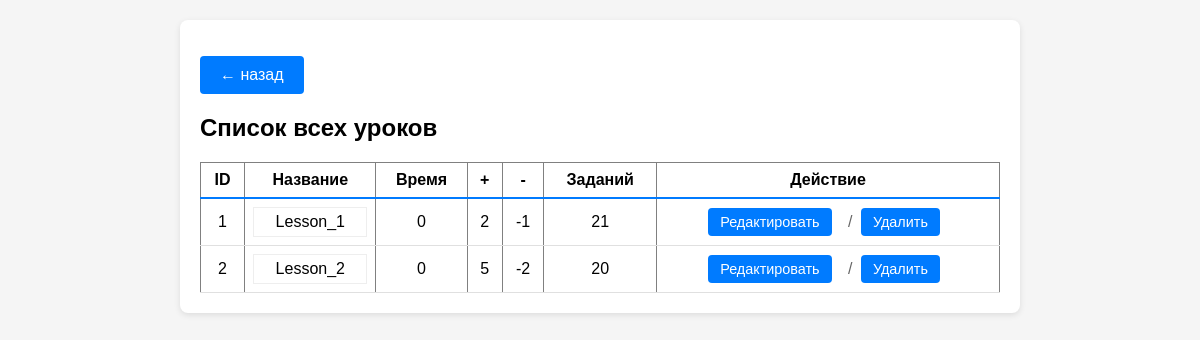
The app's page /dashboard/testing_management/lesson_list (signed in), older data.
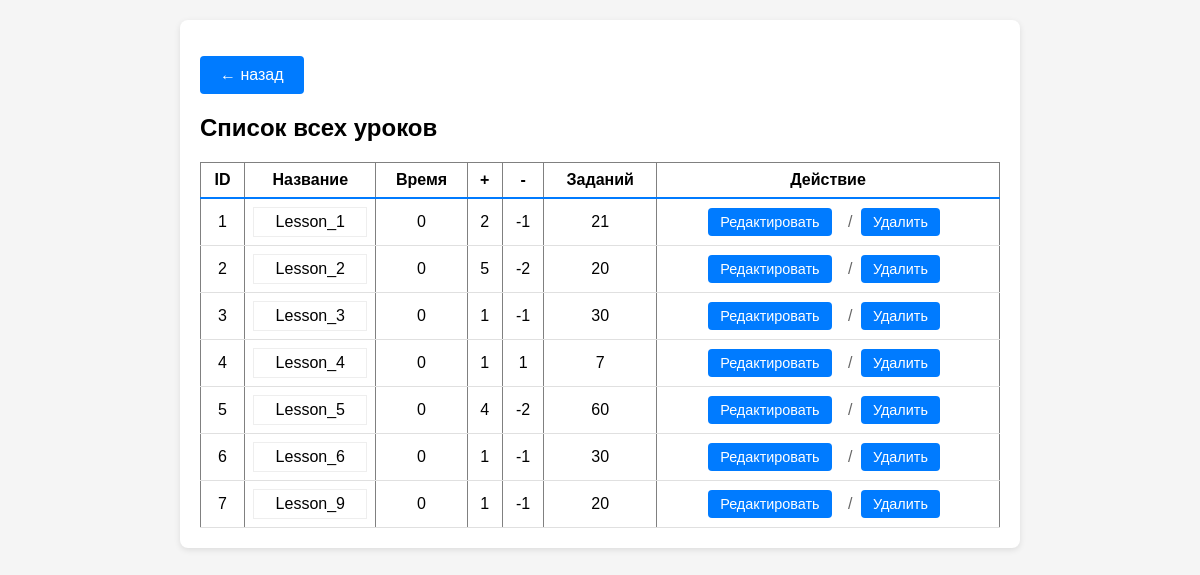
The same page, newer data.
### app.py (models this page shows, shortened)
class Lesson(db.Model):
    __tablename__ = 'Lessons'
    id = db.Column(db.Integer, primary_key=True)
    name = db.Column(db.String(64), unique=True, nullable=False)
    time = db.Column(db.Integer, nullable=False)
    price_correct = db.Column(db.Integer, default=1)
    price_wrong = db.Column(db.Integer, default=-1)
    questions = db.Column(db.JSON, nullable=False)

### app.py (the view)
@app.route('/dashboard/testing_management/lesson_list')
def lesson_list():
    if not check_privileges():
        return redirect(url_for('ErAuth'))
    lessons = Lesson.query.order_by(Lesson.id).all()
    return render_template(mgn + 'lesson_list.html', lessons=lessons)

### app.py (called while the page is built)
@login_manager.user_loader
def load_user(user_id):
    return User.query.get(int(user_id))

def check_privileges():
    curent_user = User.query.filter(
        User.username.ilike(
            session.get('curent_user')
        )
    ).first()
    print("DEBUD: curent user is",curent_user)
    print("DEBUG: curent user privileges -",curent_user.is_admin)
    if not curent_user or not curent_user.is_admin:
        return False
    else:
        return True

    def __repr__(self):
        return f'<User {self.username}>'

    @property
    def is_admin(self):
        return self.privileges

### templates/templateM/lesson_list.html (shortened to what this page needs)
{% extends 'base.html' %}
{% block content %}
<p><a href="{{ url_for('testing_management') }}" class="btn">← назад</a></p>
<h2>Список всех уроков</h2>
<table border="1" cellpadding="5" id="lessonsTable">
  <tr>
    <th>ID</th><th>Название</th><th>Время</th><th>+</th><th>-</th><th>Заданий</th><th>Действие</th>
  </tr>
  {% for l in lessons %}
  <tr class="less_row">
    <td>{{ l.id }}</td>
    <td>
      <div style="max-height: 150px; overflow-y: auto; border: 1px solid #eee; padding: 5px;">
        {{ l.name }}
      </div>
    </td>
    <td>{{ l.time }}</td>
    <td>{{ l.price_correct }}</td>
    <td>{{ l.price_wrong }}</td>
    <td>{{ l.questions|length }}</td>
    <td>
      <div class="actions">
          <a href="{{ url_for('lesson_edit', less_id=l.id) }}"
             class="btn btn-action">Редактировать</a>
          <span class="action-divider">/</span>
          <form action="{{ url_for('DB_msg_delete', msg_id=l.id) }}"
                method="post" style="display:inline;">
              <button type="submit"
                      onclick="return confirm('Удалить?')"
                      class="btn btn-action">Удалить</button>
          </form>
      </div>
    </td>
  </tr>
  {% endfor %}
</table>
{% endblock %}
{% set show_footer = False %}

### templates/base.html (shortened to what this page needs)
<!doctype html>
<html lang="ru">
<head>
{% block header %}
<link rel="stylesheet" href="{{ url_for('static', filename='style.css') }}">
{% endblock  %}
</head>
<body>
<div class="container">
  {% block content %}{% endblock %}
</div>
</body>
</html>

### static/style.css (style rules this page uses)
body { font-family:Arial,sans-serif;margin:0;padding:20px;background:#f5f5f5 }
.container { max-width:800px; margin:auto; background:white; padding:20px; border-radius:8px; box-shadow:0 2px 6px rgba(0,0,0,.1) }
button { padding:10px 20px; background:#007bff; color:white; border:none; border-radius:4px; cursor:pointer }
button, .btn { padding: 10px 20px; background:#007bff; color:white; border:none; border-radius:4px; cursor:pointer; font-size:1rem; }
a.btn { display:inline-block; text-decoration:none; }
.btn-action { padding:6px 12px; font-size:.9rem; margin-right:8px; white-space:nowrap; }
.action-divider { color:#666; margin:0 4px; }
table { width: 100%; border-collapse: collapse; margin: 0; }
th, td { border-bottom: 1px solid #e0e0e0; padding: 8px; text-align: center; vertical-align: middle; }
th { border-bottom: 2px solid #007bff; position: sticky; top: 0; }

Row changes from the older to the newer data that the page shows:
added Lesson: id "3", name "Lesson_3", time "0", price_correct "1", price_wrong "-1", questions|length "30"
added Lesson: id "4", name "Lesson_4", time "0", price_correct "1", price_wrong "1", questions|length "7"
added Lesson: id "5", name "Lesson_5", time "0", price_correct "4", price_wrong "-2", questions|length "60"
added Lesson: id "6", name "Lesson_6", time "0", price_correct "1", price_wrong "-1", questions|length "30"
added Lesson: id "7", name "Lesson_9", time "0", price_correct "1", price_wrong "-1", questions|length "20"
